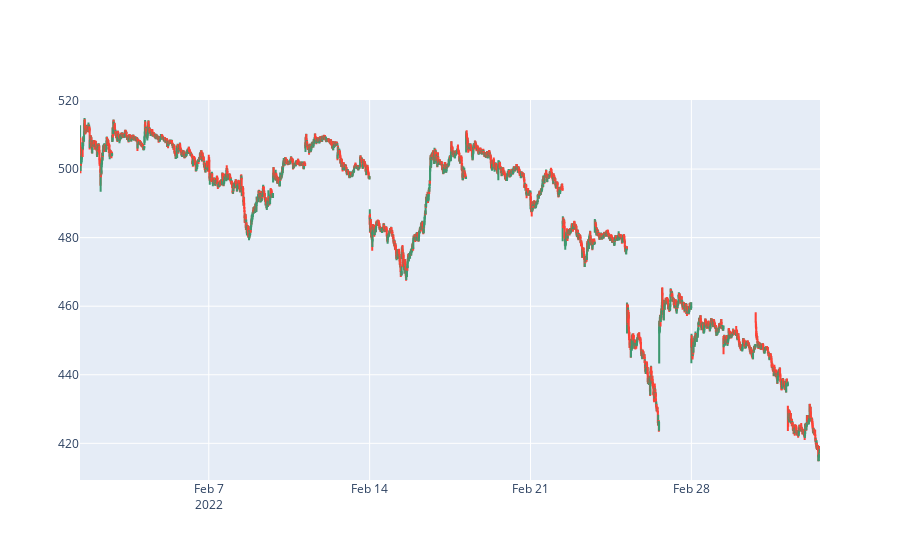

The notebook cell this image was saved under:
### Code cell
# hr map without any break
fig = go.Figure(data = [go.Candlestick(x = hr_map.index, 
                open = hr_map['Open'],
                high = hr_map['High'],
                low = hr_map['Low'],
                close = hr_map['Close'])])
fig.update_layout(xaxis_rangeslider_visible = False, hovermode = 'x unified')
fig.update_xaxes(rangebreaks = [dict(values = dt_breaks_hr), dict(pattern='hour', bounds=[15.5, 9.24])])
# fig.update_xaxes(rangebreaks = [dict(bounds=['sat','mon'])])

fig.show()

### Figure 1 — Plotly figure (JSON) as saved in the notebook; plotly's stock layout.template omitted (floating-point values rounded to 4 significant figures; data arrays with more than 128 entries replaced by an {"elided": "..."} marker saying what was removed)
{"data": [{"close": {"elided": "4324 float values"}, "high": {"elided": "4324 float values"}, "low": {"elided": "4324 float values"}, "open": {"elided": "4324 float values"}, "type": "candlestick", "x": {"elided": "4324 str values"}}], "layout": {"hovermode": "x unified", "xaxis": {"rangebreaks": [{"values": ["2022-02-05 09:15:00", "2022-02-06 09:15:00", "2022-02-12 09:15:00", "2022-02-13 09:15:00", "2022-02-19 09:15:00", "2022-02-20 09:15:00", "2022-02-26 09:15:00", "2022-02-27 09:15:00", "2022-03-01 09:15:00"]}, {"bounds": [15.5, 9.24], "pattern": "hour"}], "rangeslider": {"visible": false}}}}
